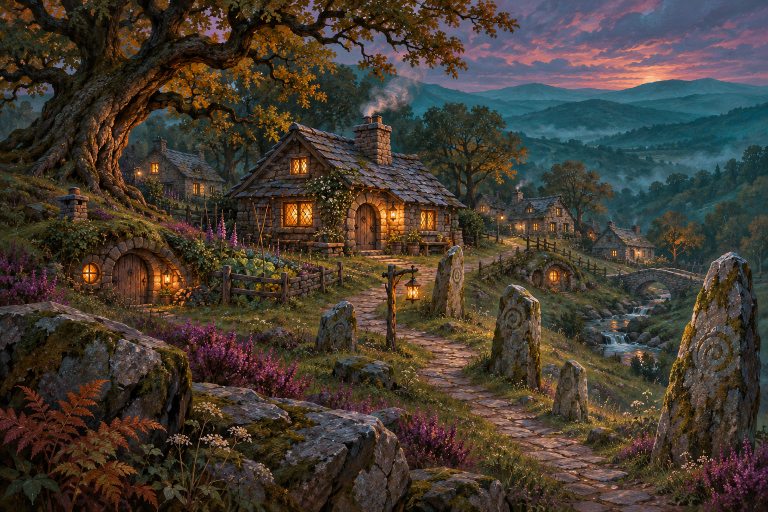
#> input picture docs/reference/summoner-race-review/v9-prologue/village.png, 1536 x 1024 px (shown at 1/2 size); its folder holds 3 pictures in this run
$ python prepare.py
#> lines starting #> are read from the running program, lines starting #| are printed output that depends on the picture
from pathlib import Path
from PIL import Image

source = Path(__file__).resolve().parent
target = source.parents[3] / "assets/game/introduction"
for name in ("village", "stone", "veil"):
    with Image.open(source / f"{name}.png") as image:
#> image is the input picture: PIL image 1536x1024 RGB; mean R, G, B 69, 59.9, 50
        image.thumbnail((1200, 800), Image.Resampling.LANCZOS)
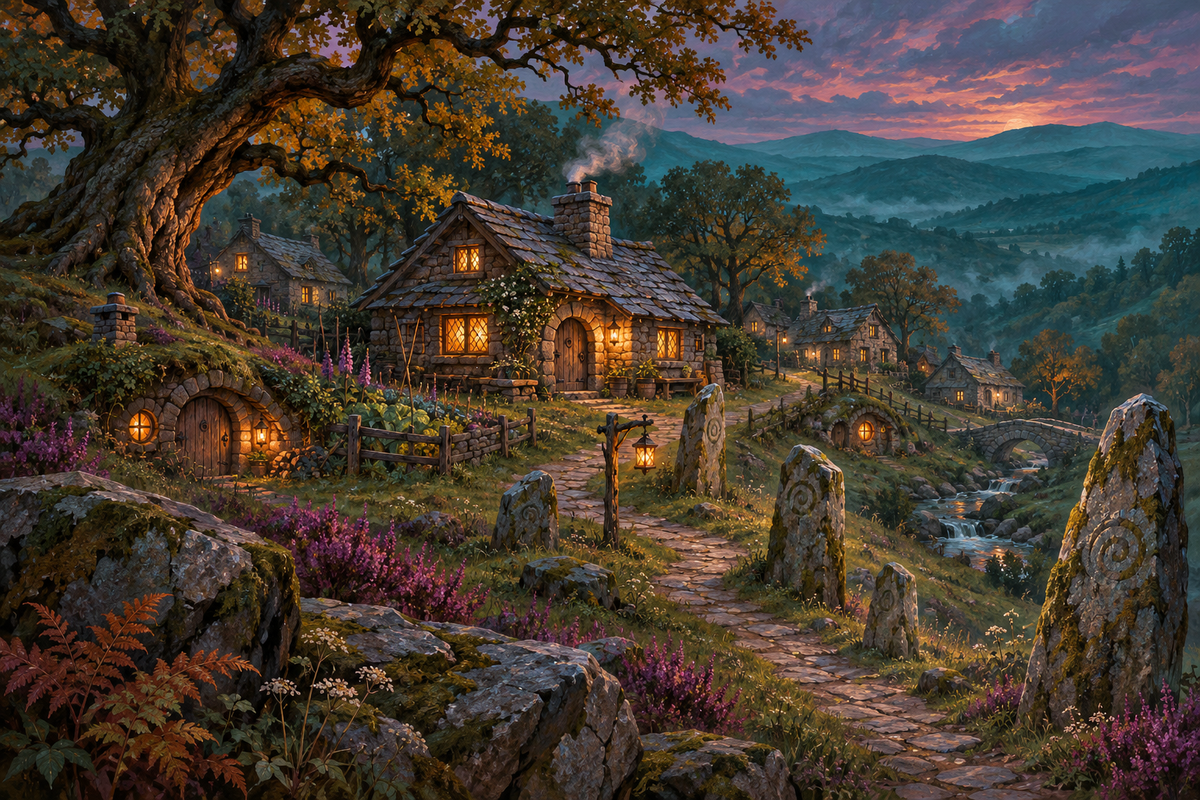
#> image: PIL image 1200x800 RGB; mean R, G, B 69, 59.9, 50
        image.convert("RGB").save(target / f"prologue-{name}.webp", quality=83, method=6)
#> pass 2 of the loop `for name in ("village", "stone", "veil"):`:
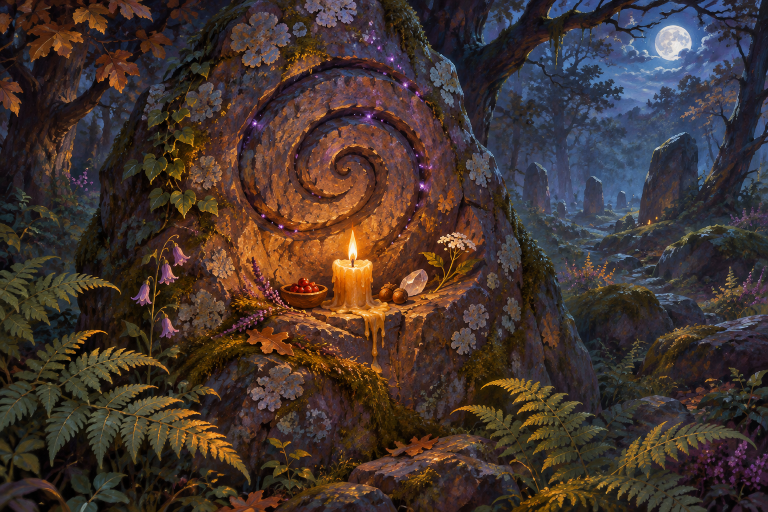
#> input picture docs/reference/summoner-race-review/v9-prologue/stone.png, 1536 x 1024 px (shown at 1/2 size)
#> image is the input picture: PIL image 1536x1024 RGB; mean R, G, B 66.7, 52.1, 46.5
#> `image.thumbnail((1200, 800), Image.Resampling.LANCZOS)`:
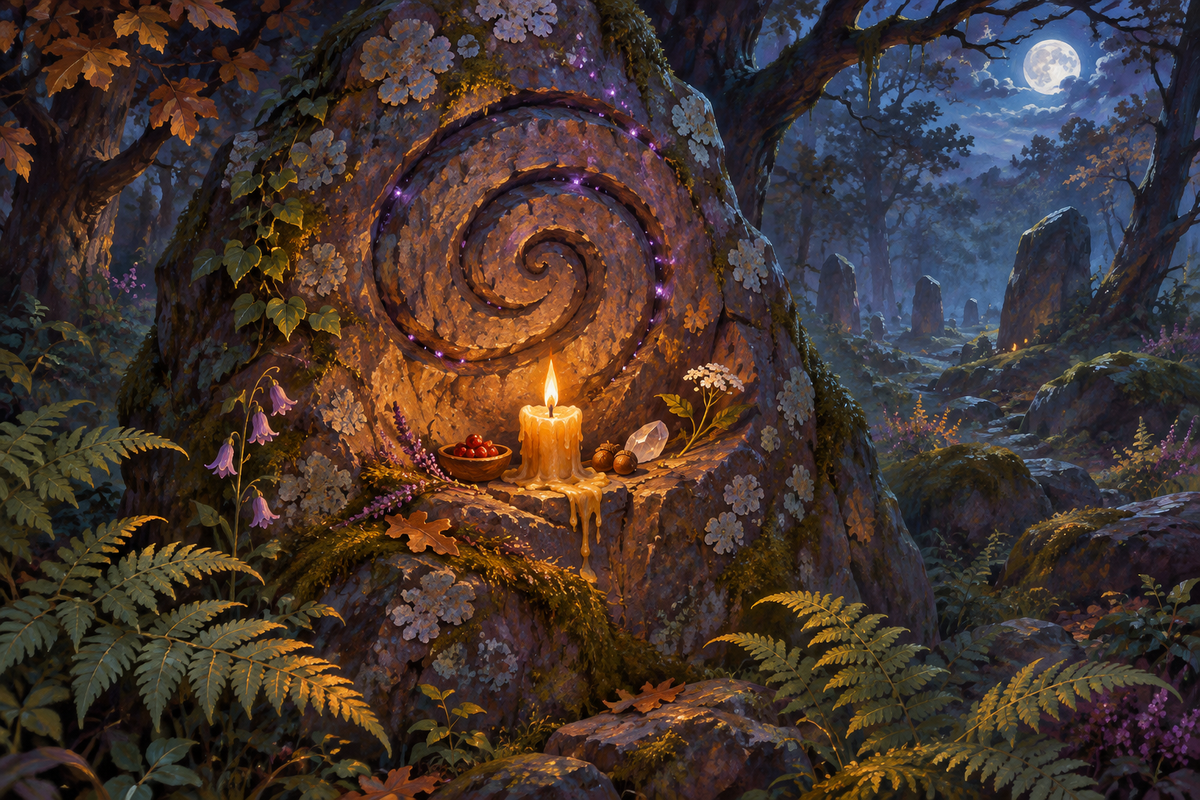
#> image: PIL image 1200x800 RGB; mean R, G, B 66.7, 52.1, 46.5
#> pass 3 of the loop `for name in ("village", "stone", "veil"):`:
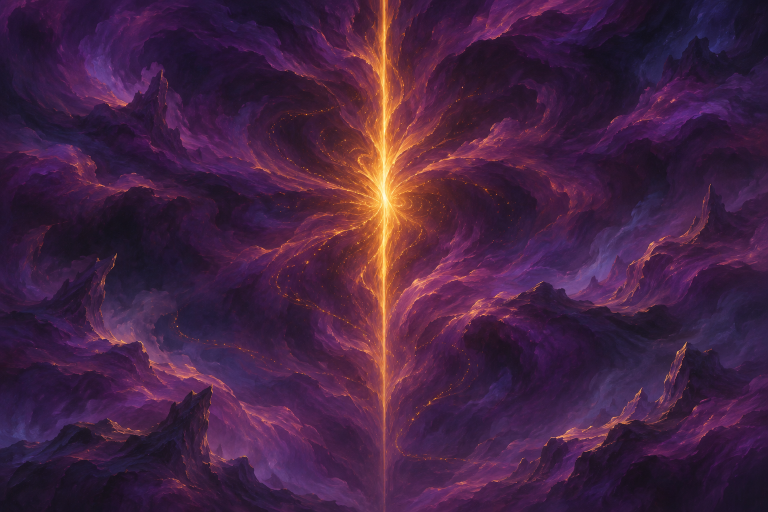
#> input picture docs/reference/summoner-race-review/v9-prologue/veil.png, 1536 x 1024 px (shown at 1/2 size)
#> image is the input picture: PIL image 1536x1024 RGB; mean R, G, B 68.7, 34.2, 66.5
#> `image.thumbnail((1200, 800), Image.Resampling.LANCZOS)`:
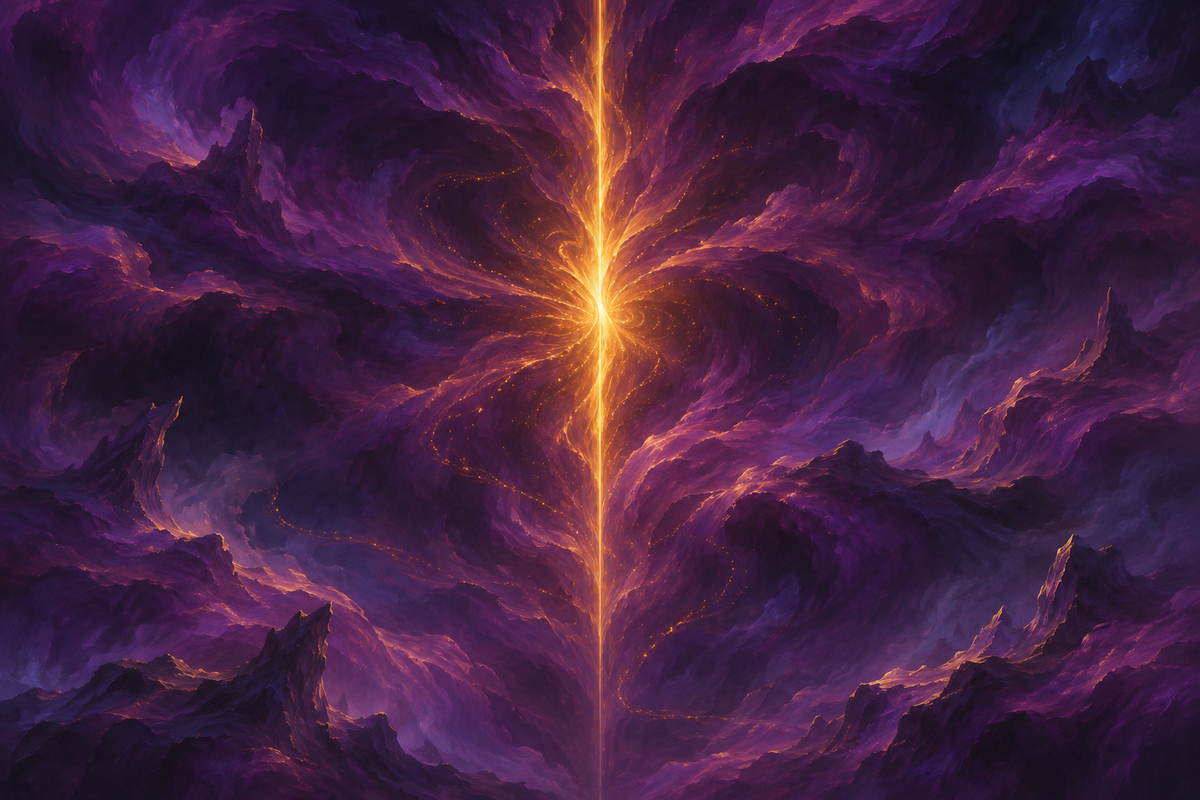
#> image: PIL image 1200x800 RGB; mean R, G, B 68.7, 34.2, 66.5
